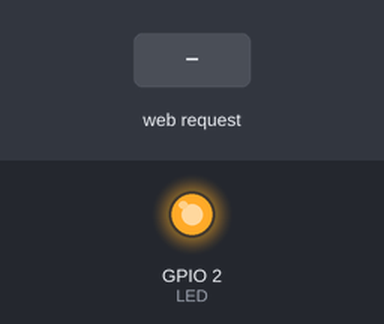
This sketch was run on a simulated ESP8266 (NodeMCU). Parts: output pins drawn as LEDs (lit = HIGH). The inputs (shaded band) are chosen by the test bench. WiFi joins after 1.5 s; servers stay silent unless stated; what the sketch prints to the serial monitor is not drawn.

Above: at 2.7 s.
2.8 s: HTTP request GET /ledOn received
At 4.0 s:
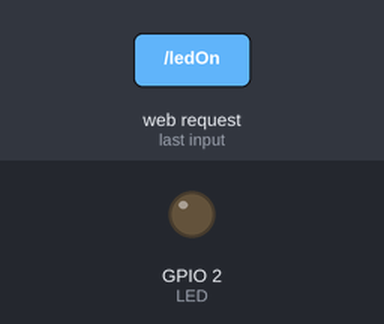
5.8 s: HTTP request GET /ledOff received
At 6.3 s:
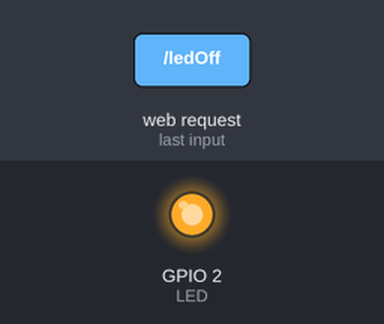
Timing chart, 0 to 8.8 s (numbered marks = the images above; inputs shaded):
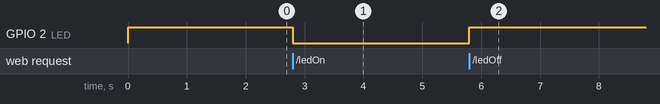

The sketch:

website_controll_led.ino
```cpp
/*
 Tolong jika menggunakan source code ini cantumkan :
 di buat oleh Ogi Sinatra
 dan di Upload https://www.youtube.com/atmoproduction_id

 ESP8266 NodeMCU LED Control over WiFi

 BERLANGGANAN GRATIS di AT-MO PRODUCTION
 https://goo.gl/M28DcR
 */


#include <ESP8266WiFi.h>
#include <WiFiClient.h>

//ESP Web Server Library to host a web page
#include <ESP8266WebServer.h>

//---------------------------------------------------------------
//HTML CODE
const char MAIN_page[] PROGMEM = R"=====(
<!DOCTYPE html>
<html lang="en">
<head>
    <meta charset="UTF-8">
    <meta http-equiv="X-UA-Compatible" content="IE=edge">
    <meta name="viewport" content="width=device-width, initial-scale=1.0">
    <title>LED Controller</title>
    <link href="https://cdn.jsdelivr.net/npm/bootstrap@5.3.0-alpha1/dist/css/bootstrap.min.css" rel="stylesheet" integrity="sha384-GLhlTQ8iRABdZLl6O3oVMWSktQOp6b7In1Zl3/Jr59b6EGGoI1aFkw7cmDA6j6gD" crossorigin="anonymous">
</head>
<body>

    <div class="container col-md-12 d-flex justify-content-center align-items-center" style="height: 100vh;">
        <div class="card d-flex justify-content-center align-items-center" style="width: 18rem; height: fit-content;">
            <img src="https://i.postimg.cc/KjK1wL3c/bulb-off.png" style="width: 180px;" alt="lamp-off" id="lamp">
            <div class="card-body">
                <h3 class="card-title text-center" id="cond">LED OFF</h3>
                <iframe name="myIframe" width="100" height="25" frameBorder="0" style="display: none;"></iframe>
                <div class="btn-group w-100 d-flex justify-content-center" role="group" id="btns">
                    <a href="ledOff" class="btn btn-danger px-5" target="myIframe">OFF</a>
                    <a href="ledOn" class="btn btn-warning px-5" target="myIframe">ON</a>
                </div>
            </div>
        </div>
    </div>

    <script>
        const btns = document.querySelector('#btns')
        const lamp = document.querySelector('#lamp')
        const cond = document.querySelector('#cond')

        btns.addEventListener('click', (e)=>{
            if(e.target.classList.contains('btn-warning')){
                lamp.src = "https://i.postimg.cc/6QyTynzr/bulb-on.png"
                cond.innerHTML = "ON"
            } else{
                lamp.src = "https://i.postimg.cc/KjK1wL3c/bulb-off.png"
                cond.innerHTML = "OFF"
            }
        })
    </script>
</body>
</html>
)=====";
//---------------------------------------------------------------


//menggunakan pin GPIO2 yang terhubung langsung dengan led di nodemcu
#define LED 2

//SSID and Password of your WiFi router
const char* ssid = "PAKDIYAA"; // WAJIB DI GANTI
const char* password = "belikodata"; // WAJIB DI GANTI

//Declare a global object variable from the ESP8266WebServer class.
ESP8266WebServer server(80); //Server on port 80

//===============================================================
// This routine is executed when you open its IP in browser
//===============================================================
void handleRoot() {
 Serial.println("You called root page");
 String s = MAIN_page; //Read HTML contents
 server.send(200, "text/html", s); //Send web page
}

void handleLEDon() {
 Serial.println("LED on page");
 digitalWrite(LED,LOW); //LED is connected in reverse
 server.send(200, "text/html", "ON"); //Send ADC value only to client ajax request
}

void handleLEDoff() {
 Serial.println("LED off page");
 digitalWrite(LED,HIGH); //LED off
 server.send(200, "text/html", "OFF"); //Send ADC value only to client ajax request
}


void setup(void){
  Serial.begin(115200);

  WiFi.begin(ssid, password);       //Terhubung dengan WIFI router
  Serial.println("");

  //Onboard LED port Direction output
  pinMode(LED,OUTPUT);
  //Power on LED state off
  digitalWrite(LED,HIGH);

  // Wait for connection
  while (WiFi.status() != WL_CONNECTED) {
    delay(500);
    Serial.print(".");
  }

  //Jika berhasil maka IP address akan di tampilkan di serial monitor
  Serial.println("");
  Serial.print("Connected to ");
  Serial.println(ssid);
  Serial.print("IP address: ");
  Serial.println(WiFi.localIP());  //IP address assigned to your ESP

  server.on("/", handleRoot);      //Which routine to handle at root location. This is display page
  server.on("/ledOn", handleLEDon); //as Per  <a href="ledOn">, Subroutine to be called
  server.on("/ledOff", handleLEDoff);

  server.begin();                  //Start server
  Serial.println("HTTP server started");
}
//==============================================================
//                     LOOP
//==============================================================
void loop(void){
  server.handleClient();          //Handle client requests
}
```

Measured:
- after the input at 2.8 s, GPIO 2 (LED): HIGH → LOW at once
- after the input at 5.8 s, GPIO 2 (LED): LOW → HIGH at once
